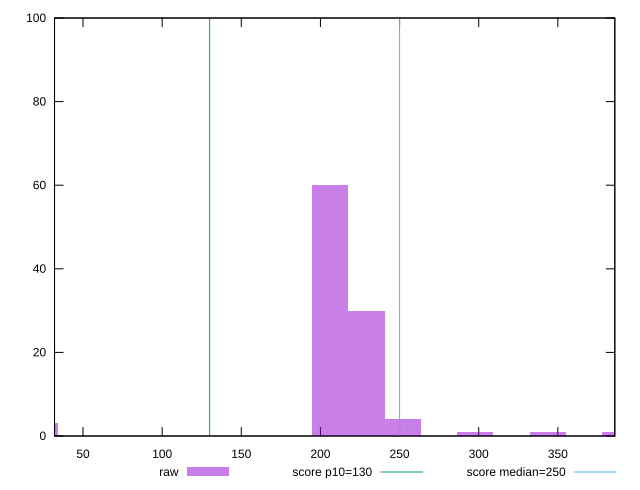

Write the gnuplot code that produced this figure.
reset

$raw <<EOF
229.12059536115763 30
206.20853582504185 60
252.0326548972734 4
22.912059536115763 3
389.50501211396795 1
297.8567739695049 1
343.68089304173645 1
EOF

set key outside below
set boxwidth 22.912059536115763
set xrange [32:386]
set yrange [0:100]
set trange [0:100]
set style fill transparent solid 0.5 noborder

set parametric
set terminal svg size 640, 490 enhanced background rgb 'white'
set output "report_00009_2021-02-08T22-37-41.559Z/max-potential-fid/samples/pages+cached+noadtech/raw/histogram.svg"

plot $raw title "raw" with boxes, \
     130,t title "score p10=130", \
     250,t title "score median=250"

reset
